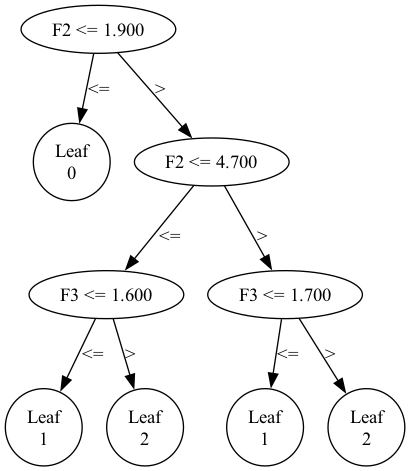
#> input picture machine_learning/id3_tree.png, 410 x 471 px
$ python rotate_horizontal_overloop.py ../../machine_learning out
#> lines starting #> are read from the running program, lines starting #| are printed output that depends on the picture; after the words box and inside, x2 and y2 are one past the last pixel; in counts of white or black regions, pixels touching at a corner belong together
import cv2
import numpy as np
import math
import os
import sys

class RotateHorizontal:
    def __init__(self, make_vertical=False, flip_180=False):
#> in batch_proc_image, img is the input picture: shape (471, 410, 3); min 0, max 255, mean 246.2
        self.make_vertical = make_vertical
        self.flip_180 = flip_180

    def pca_to_horizontal(self, img):
        if img is None:
            return None

        if len(img.shape) == 3 and img.shape[2] == 3:
            h, w = img.shape[:2]
#> h = 471; w = 410
            corners = np.array([img[0, 0], img[0, w-1], img[h-1, 0], img[h-1, w-1]])
#> corners = [[255, 255, 255], [255, 255, 255], [255, 255, 255], [255, 255, 255]]
            bg_color = np.median(corners, axis=0)
#> bg_color = [255, 255, 255]

            diff = np.abs(img.astype(np.int16) - bg_color.astype(np.int16))
            max_diff = np.max(diff, axis=2)

            alpha = ((max_diff > 15) * 255).astype(np.uint8)
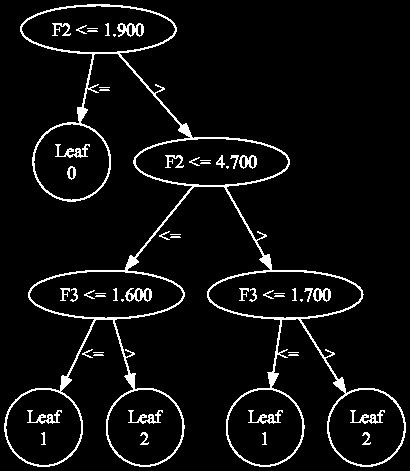
#> alpha: shape (471, 410); 5.7% white in thin lines or dots

            img = cv2.cvtColor(img, cv2.COLOR_BGR2BGRA)
#> img: shape (471, 410, 4)
            img[:, :, 3] = alpha

        if len(img.shape) < 3 or img.shape[2] != 4:
            print("跳过: 无法读取图像或没有Alpha通道")
            return None

        alpha_channel = img[:, :, 3]
        _, mask = cv2.threshold(alpha_channel, 20, 255, cv2.THRESH_BINARY)

        kernel = np.ones((7, 7), np.uint8)
        eroded_mask = cv2.erode(mask, kernel, iterations=2)
#> eroded_mask: shape (471, 410); every value is 0
        contours, _ = cv2.findContours(eroded_mask, cv2.RETR_EXTERNAL, cv2.CHAIN_APPROX_SIMPLE)
#> contours = []

        if contours:
            largest_contour = max(contours, key=cv2.contourArea)
            clean_eroded_mask = np.zeros(mask.shape, dtype=np.uint8)
            cv2.drawContours(clean_eroded_mask, [largest_contour], -1, 255, thickness=cv2.FILLED)
            dilated_mask = cv2.dilate(clean_eroded_mask, kernel, iterations=2)
            mask = cv2.bitwise_and(mask, dilated_mask)

            img[:, :, 3] = mask

        x_bbox, y_bbox, w_bbox, h_bbox = cv2.boundingRect(mask)
#> x_bbox = 4; y_bbox = 4; w_bbox = 402; h_bbox = 463
        if w_bbox == 0 or h_bbox == 0:
            print("跳过: 图像全透明或未识别到有效前景")
            return None

        img = img[y_bbox:y_bbox+h_bbox, x_bbox:x_bbox+w_bbox]
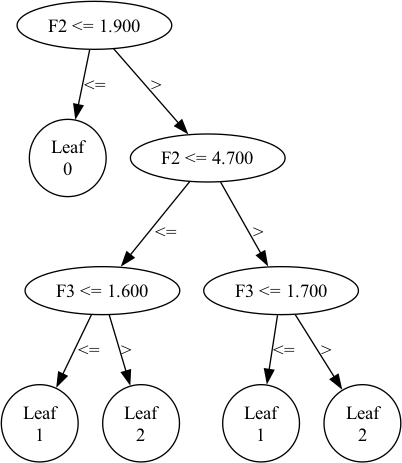
#> img: shape (463, 402, 4); mean B, G, R, A 245.8, 245.8, 245.8, 15.1
        mask = mask[y_bbox:y_bbox+h_bbox, x_bbox:x_bbox+w_bbox]
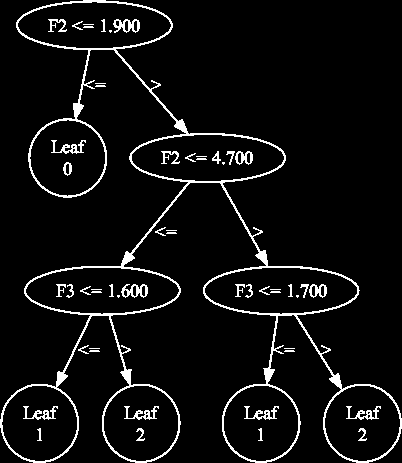
#> mask: shape (463, 402); 5.9% white in thin lines or dots

        y_coords, x_coords = np.where(mask > 0)
#> y_coords = 11028 values from 0 to 462; x_coords = 11028 values, max 401 at index 9691, min 0 at index 9692, mean 174.3

        coords = np.empty((len(x_coords), 2), dtype=np.float64)
#> coords = 11028 pairs, first value 0 to 1.4e-282, second value 0 to 2.58e-263
        coords[:, 0] = x_coords
        coords[:, 1] = y_coords

        mean, eigenvectors, eigenvalues = cv2.PCACompute2(coords, np.empty((0)))
#> mean = [[174.3, 266.1]]; eigenvectors = [[0.411, 0.912], [0.912, -0.411]]; eigenvalues = [20234, 8293.1]
        dx, dy = eigenvectors[0][0], eigenvectors[0][1]
#> dx = 0.411; dy = 0.912

        angle = math.atan2(dy, dx) * 180.0 / math.pi
#> angle = 65.72
        rotation_angle = angle
#> rotation_angle = 65.72

        if self.make_vertical:
            rotation_angle += 90
        if self.flip_180:
            rotation_angle += 180

        (h_img, w_img) = img.shape[:2]
#> h_img = 463; w_img = 402
        center = (w_img // 2, h_img // 2)
#> center = (201, 231)
        M = cv2.getRotationMatrix2D(center, rotation_angle, 1.0)
#> M = [[0.411, 0.912, -92.22], [-0.912, 0.411, 319.2]]

        cos = np.abs(M[0, 0])
#> cos = 0.411
        sin = np.abs(M[0, 1])
#> sin = 0.912
        nW = int((h_img * sin) + (w_img * cos))
#> nW = 587
        nH = int((h_img * cos) + (w_img * sin))
#> nH = 556

        M[0, 2] += (nW / 2) - center[0]
        M[1, 2] += (nH / 2) - center[1]

        rotated_img = cv2.warpAffine(img, M, (nW, nH),
                                     borderMode=cv2.BORDER_CONSTANT,
                                     borderValue=(0, 0, 0, 0))
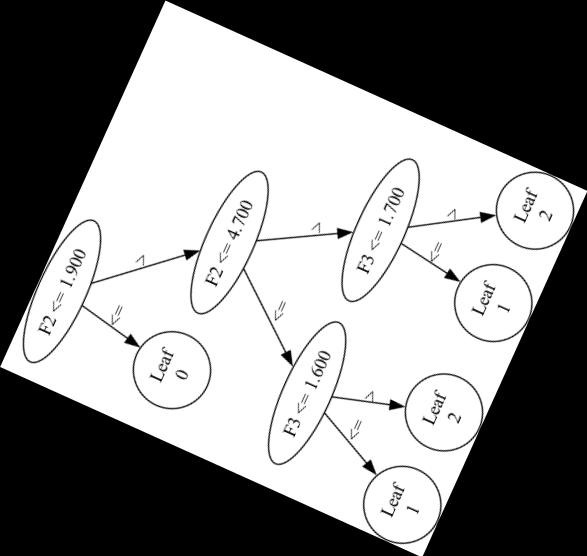
#> rotated_img: shape (556, 587, 4); mean B, G, R, A 140.2, 140.2, 140.2, 8.6

        a = rotated_img[:, :, 3]
        _, a_thresh = cv2.threshold(a, 20, 255, cv2.THRESH_BINARY)
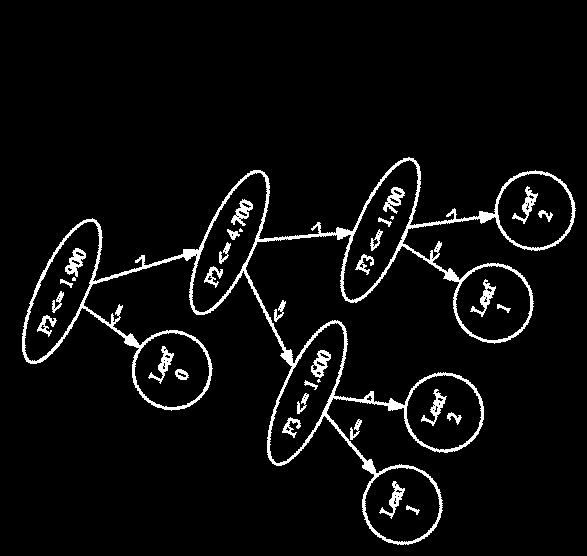
#> a_thresh: shape (556, 587); 4.8% white; 33 white regions (4 under 20 px), largest, box (x1, y1, x2, y2) and area: (22, 157, 576, 545) 11475, (65, 248, 86, 277) 281, (311, 350, 331, 378) 276
        x, y, w, h = cv2.boundingRect(a_thresh)
#> x = 22; y = 157; w = 554; h = 388

        cropped_bgra = rotated_img[y:y+h, x:x+w]
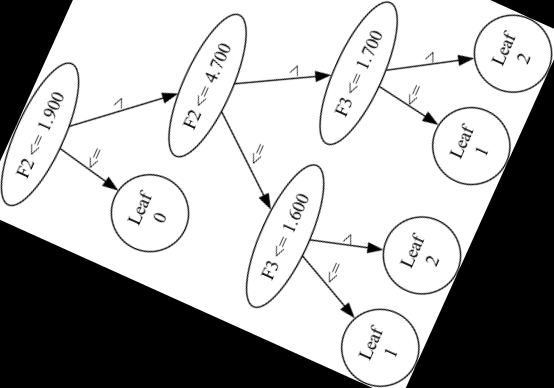
#> cropped_bgra: shape (388, 554, 4); mean B, G, R, A 172.9, 172.9, 172.9, 13.1
        bgr = cropped_bgra[:, :, :3]

        alpha_mask = cropped_bgra[:, :, 3:4] / 255.0  # 切片保持 3D 维度 (h, w, 1)
        black_background = (bgr * alpha_mask).astype(np.uint8)
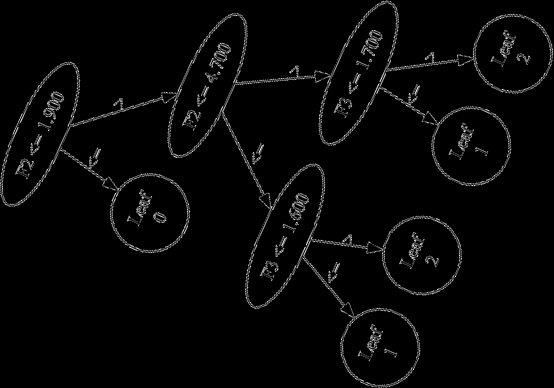
#> black_background: shape (388, 554, 3); min 0, max 236, mean 6.2

        return black_background

    def save_sub_image(self, img_matrix, output_path):
        if img_matrix is not None:
            out_dir = os.path.dirname(output_path)
            if out_dir and not os.path.exists(out_dir):
                os.makedirs(out_dir)
            cv2.imwrite(output_path, img_matrix)
            print(f"保存成功: '{output_path}'")
        else:
            print(f"保存失败: 图像矩阵为空，无法保存至 '{output_path}'")

    # [8 lines left out: function one_proc_image, not called in this run]

    def batch_proc_image(self, input_dir, output_dir):
        if not os.path.exists(output_dir):
            os.makedirs(output_dir)
            print(f"已创建输出目录: {output_dir}")

        valid_extensions = ('.png', '.jpg', '.jpeg', '.bmp')
        image_paths = [os.path.join(input_dir, f) for f in os.listdir(input_dir)
                       if f.lower().endswith(valid_extensions)]

        if not image_paths:
            print(f"在目录 '{input_dir}' 中没有找到受支持的图像文件。")
            return

        print(f"找到 {len(image_paths)} 张图片，开始批量处理...\n" + "-"*40)

        for img_path in image_paths:
            filename = os.path.basename(img_path)
            out_path = os.path.join(output_dir, filename)

            img = cv2.imread(img_path, cv2.IMREAD_UNCHANGED)
            if img is not None:
                rotated_img = self.pca_to_horizontal(img)
                self.save_sub_image(rotated_img, out_path)
            else:
                print(f"读取失败: '{img_path}'")

        print("-" * 40 + "\n全部处理完成！")

    # [50 lines left out: functions buffer_proc_image, get_real_object, get_perfect_object, not called in this run]


if __name__ == "__main__":
    if len(sys.argv) < 3:
        print("用法: python script.py <输入文件夹路径> <输出文件夹路径>")
        sys.exit(1)

    input_directory = sys.argv[1]
    output_directory = sys.argv[2]

    processor = RotateHorizontal(make_vertical=False, flip_180=False)
    processor.batch_proc_image(input_directory, output_directory)
